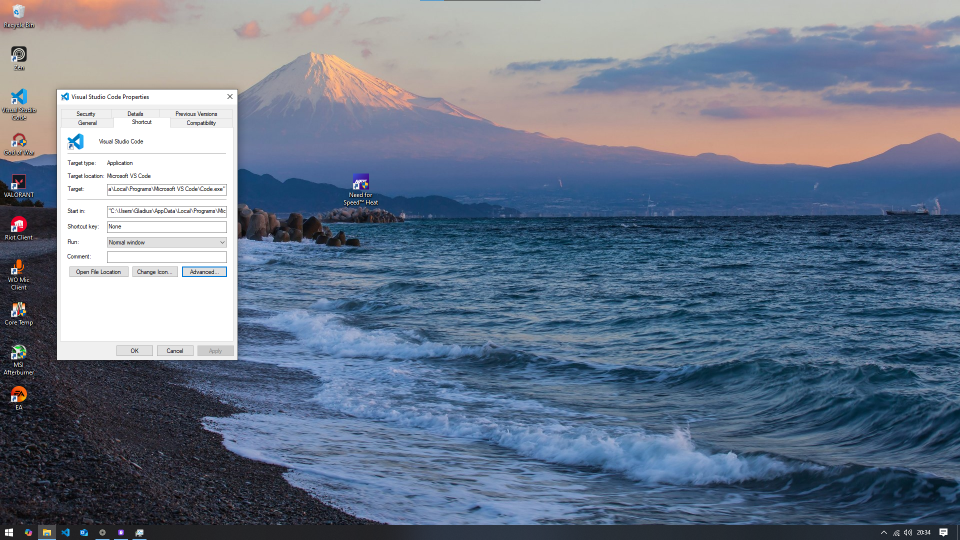
#> input picture samples/sample1.png, 1920 x 1080 px (shown at 1/2 size)
$ python contact_sheet.py ../samples out
#> lines starting #> are read from the running program, lines starting #| are printed output that depends on the picture
"""
Contact Sheet Generator for Video Frames

Creates 4x4 grid contact sheets from video frames for batch analysis.
Each contact sheet contains 16 thumbnails (300x300 each = 1200x1200 total).
"""

import os
from pathlib import Path
from typing import List, Tuple, Optional
from datetime import datetime

try:
    import cv2
    import numpy as np
    HAS_CV2 = True
except ImportError:
    HAS_CV2 = False
    print("⚠️ OpenCV not available - contact sheet creation disabled")


THUMBNAIL_SIZE = 300  # 300x300 pixels per thumbnail
GRID_SIZE = 4  # 4x4 grid
CONTACT_SHEET_SIZE = THUMBNAIL_SIZE * GRID_SIZE  # 1200x1200


def create_contact_sheet(frames: List[np.ndarray], output_path: Path) -> Optional[np.ndarray]:
    """
    Create a single 4x4 contact sheet from up to 16 frames.

    Args:
        frames: List of frame images (numpy arrays)
        output_path: Path to save the contact sheet

    Returns:
        The contact sheet image as numpy array, or None if failed
    """
    if not HAS_CV2:
        return None

    # Create black canvas
    contact_sheet = np.zeros((CONTACT_SHEET_SIZE, CONTACT_SHEET_SIZE, 3), dtype=np.uint8)

    # Fill with black in case of fewer than 16 frames
    # (already black, but being explicit)

    # Place each frame in the grid
    for idx, frame in enumerate(frames):
        if idx >= 16:
            break

        row = idx // 4
        col = idx % 4

        # Resize frame to thumbnail size
        try:
            resized = cv2.resize(frame, (THUMBNAIL_SIZE, THUMBNAIL_SIZE))

            # Convert grayscale to RGB if needed
            if len(resized.shape) == 2:
                resized = cv2.cvtColor(resized, cv2.COLOR_GRAY2BGR)

            # Calculate position
            y = row * THUMBNAIL_SIZE
            x = col * THUMBNAIL_SIZE

            # Place in contact sheet
            contact_sheet[y:y+THUMBNAIL_SIZE, x:x+THUMBNAIL_SIZE] = resized
        except Exception as e:
            print(f"⚠️ Failed to resize frame {idx}: {e}")

    # Save contact sheet
    try:
        cv2.imwrite(str(output_path), contact_sheet, [cv2.IMWRITE_JPEG_QUALITY, 90])
        return contact_sheet
    except Exception as e:
        print(f"⚠️ Failed to save contact sheet: {e}")
        return None


def create_contact_sheets(frames_dir: Path, output_dir: Path, batch_size: int = 16) -> List[Path]:
    """
    Create contact sheets from all frames in a directory.

    Args:
        frames_dir: Directory containing frame images
        output_dir: Directory to save contact sheets
        batch_size: Number of frames per contact sheet (default 16)

    Returns:
        List of paths to created contact sheets
    """
#> called with batch_size = 16
    if not HAS_CV2:
        print("⚠️ OpenCV not available - cannot create contact sheets")
        return []

    if not frames_dir.exists():
        print(f"⚠️ Frames directory does not exist: {frames_dir}")
        return []

    # Create output directory
    output_dir.mkdir(parents=True, exist_ok=True)

    # Get all frame files (jpg, png)
    frame_files = sorted([
        f for f in frames_dir.iterdir()
        if f.suffix.lower() in ['.jpg', '.jpeg', '.png']
    ])

    if not frame_files:
        print(f"⚠️ No frame files found in {frames_dir}")
        return []

    print(f"📸 Found {len(frame_files)} frames, creating contact sheets...")

    contact_sheets = []

    # Process in batches
    for batch_idx in range(0, len(frame_files), batch_size):
        batch_files = frame_files[batch_idx:batch_idx + batch_size]

        # Load frames
        frames = []
        for frame_file in batch_files:
            try:
                frame = cv2.imread(str(frame_file))
#> frame is the input picture: shape (1080, 1920, 3); mean B, G, R 139, 120.2, 107.1
                if frame is not None:
                    frames.append(frame)
            except Exception as e:
                print(f"⚠️ Failed to load frame {frame_file}: {e}")

        if not frames:
            continue

        # Create contact sheet
        output_path = output_dir / f"contact_sheet_{batch_idx // batch_size:03d}.jpg"
        result = create_contact_sheet(frames, output_path)
#> the loop in create_contact_sheet, `for idx, frame in enumerate(frames):` made 2 passes
#> pass 1, in create_contact_sheet, `resized = cv2.resize(frame, (THUMBNAIL_SIZE, THUMBNAIL_SIZE))`:
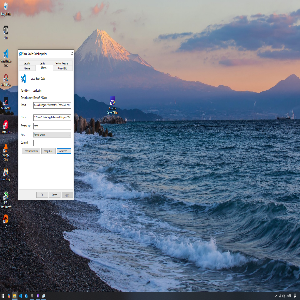
#> resized: shape (300, 300, 3); mean B, G, R 138.9, 120, 106.9
#> pass 2, in create_contact_sheet, `resized = cv2.resize(frame, (THUMBNAIL_SIZE, THUMBNAIL_SIZE))`:
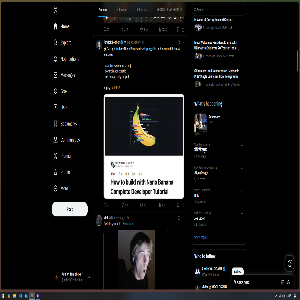
#> resized: shape (300, 300, 3); mean B, G, R 21.4, 21.5, 21.7
#> after the loop in create_contact_sheet, `for idx, frame in enumerate(frames):`:
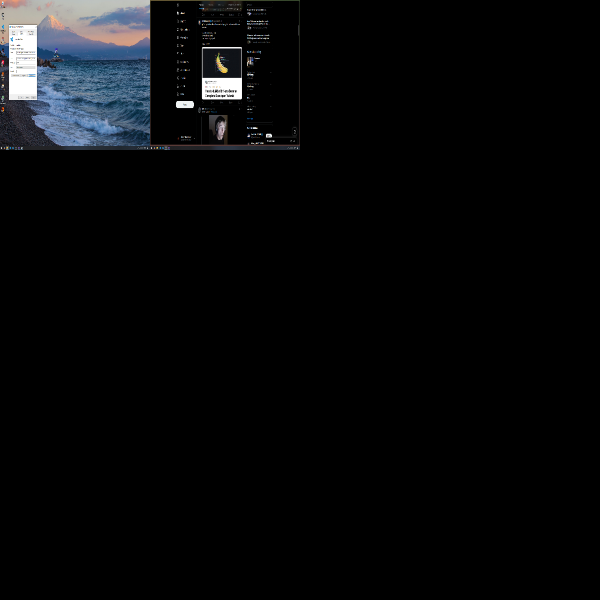
#> contact_sheet: shape (1200, 1200, 3) (shown at 1/2 size); mean B, G, R 10, 8.8, 8

        if result is not None:
            contact_sheets.append(output_path)
            print(f"  ✓ Contact sheet {len(contact_sheets)} created ({len(frames)} frames)")

    print(f"✅ Created {len(contact_sheets)} contact sheets")
#| ✅ Created 1 contact sheets
    return contact_sheets


# [44 lines left out: functions extract_timestamp_from_filename, get_frame_index_from_filename, not called in this run]


if __name__ == "__main__":
    # Test contact sheet creation
    import sys

    if len(sys.argv) < 2:
        print("Usage: python contact_sheet.py <frames_dir> [output_dir]")
        sys.exit(1)

    frames_dir = Path(sys.argv[1])
    output_dir = Path(sys.argv[2]) if len(sys.argv) > 2 else frames_dir.parent / "contact_sheets"

    contact_sheets = create_contact_sheets(frames_dir, output_dir)
#> contact_sheets = 1 item
    print(f"\nCreated {len(contact_sheets)} contact sheets in {output_dir}")
#| Created 1 contact sheets in out

$ run again, on samples/sample4.png
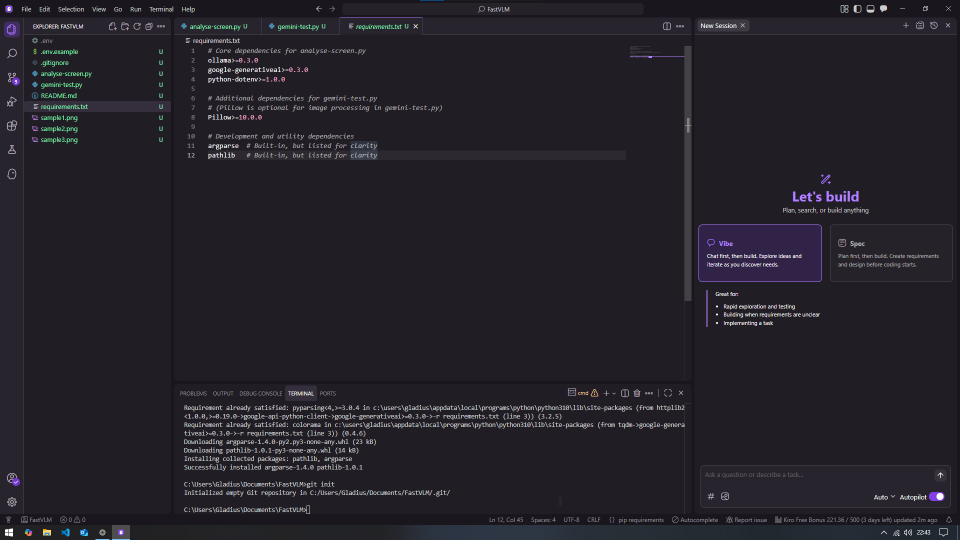
#> input picture samples/sample4.png, 1920 x 1080 px (shown at 1/2 size)
#> in create_contact_sheets, frame is the input picture: shape (1080, 1920, 3); mean B, G, R 42.2, 33.7, 37.3
#> the loop in create_contact_sheet, `for idx, frame in enumerate(frames):` made 1 pass
#> (row, col, y, x) on pass 1: (0, 0, 0, 0)
#> pass 1, in create_contact_sheet, `resized = cv2.resize(frame, (THUMBNAIL_SIZE, THUMBNAIL_SIZE))`:
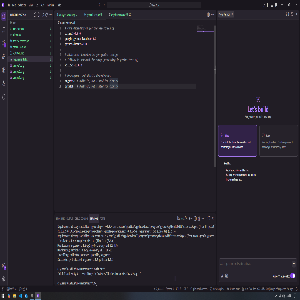
#> resized: shape (300, 300, 3); mean B, G, R 42.2, 33.7, 37.3
#> after the loop in create_contact_sheet, `for idx, frame in enumerate(frames):`:
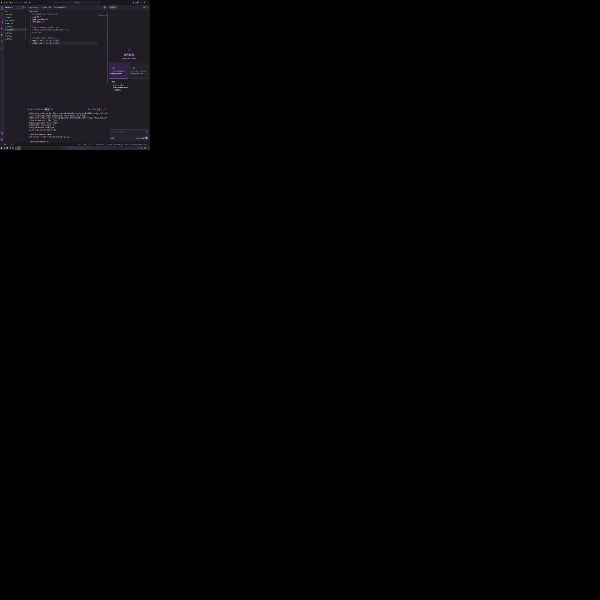
#> contact_sheet: shape (1200, 1200, 3) (shown at 1/2 size); mean B, G, R 2.6, 2.1, 2.3
#|   ✓ Contact sheet 1 created (1 frames)
